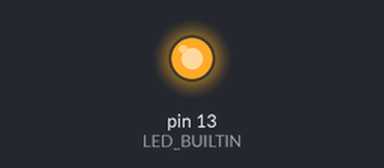
Recording of a program running on a simulated Arduino Nano, built with avr-gcc and run on an emulated ATmega328P. Shown: output pins drawn as LEDs (lit = HIGH). The local clock reads 2024-03-15 10:24:30 at power-on unless the program sets it; what the program prints to the serial monitor is not drawn.

Above: at 0.08 s.
At 2.6 s:
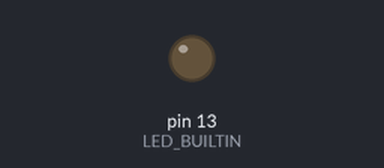
Timing chart, 0 to 6.6 s (numbered marks = the images above):
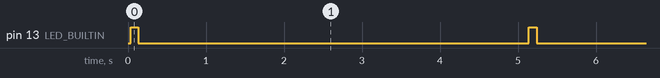

The program:

main.cpp
```cpp
// (licence header left out)
#include <Arduino.h>
#include <DS1302.h>

const int RST_PIN = 5;
const int DAT_PIN = 6;
const int CLK_PIN = 7;

int counter = 0;

// Create a DS1302 object.
DS1302 rtc(RST_PIN, DAT_PIN, CLK_PIN);

String dayAsString(const Time::Day day) {
  switch (day) {
    case Time::kSunday: return "Sunday";
    case Time::kMonday: return "Monday";
    case Time::kTuesday: return "Tuesday";
    case Time::kWednesday: return "Wednesday";
    case Time::kThursday: return "Thursday";
    case Time::kFriday: return "Friday";
    case Time::kSaturday: return "Saturday";
  }
  return "(unknown day)";
}

void printTime() {
  Time t = rtc.time();
  const String day = dayAsString(t.day);

  // Format the time and date and insert into the temporary buffer.
  char buf[50];
  snprintf(buf, sizeof(buf), "%s %04d-%02d-%02d %02d:%02d:%02d",
           day.c_str(),
           t.yr, t.mon, t.date,
           t.hr, t.min, t.sec);

  Serial.print("printTime func ");
  // Print the formatted string to serial so we can see the time.
  Serial.println(buf);
}

void setup() {
  pinMode(LED_BUILTIN, OUTPUT);
  digitalWrite(LED_BUILTIN, LOW);

  Serial.begin(9600);

  // Initialize a new chip by turning off write protection and clearing the
  // clock halt flag. These methods needn't always be called. See the DS1302
  // datasheet for details.
  rtc.writeProtect(false);
  rtc.halt(false);

  // Make a new time object to set the date and time.
  //     YYYY MM DD - hh  mm  ss  Day of week
  Time t(2024, 8, 17, 13, 25, 50, Time::kSaturday);

  // Set the time and date on the chip.
  rtc.time(t);

  // Print the current time and date
  printTime();
}

// Loop and print the time every second.
void loop() {
  Serial.println(counter);
  printTime();

  digitalWrite(LED_BUILTIN, HIGH);
  delay(100);

  digitalWrite(LED_BUILTIN, LOW);
  delay(5000);

  counter++;
}
```

Measured:
- by itself, pin 13 (LED_BUILTIN): alternates HIGH for 0.10 s and LOW for 5.0 s
